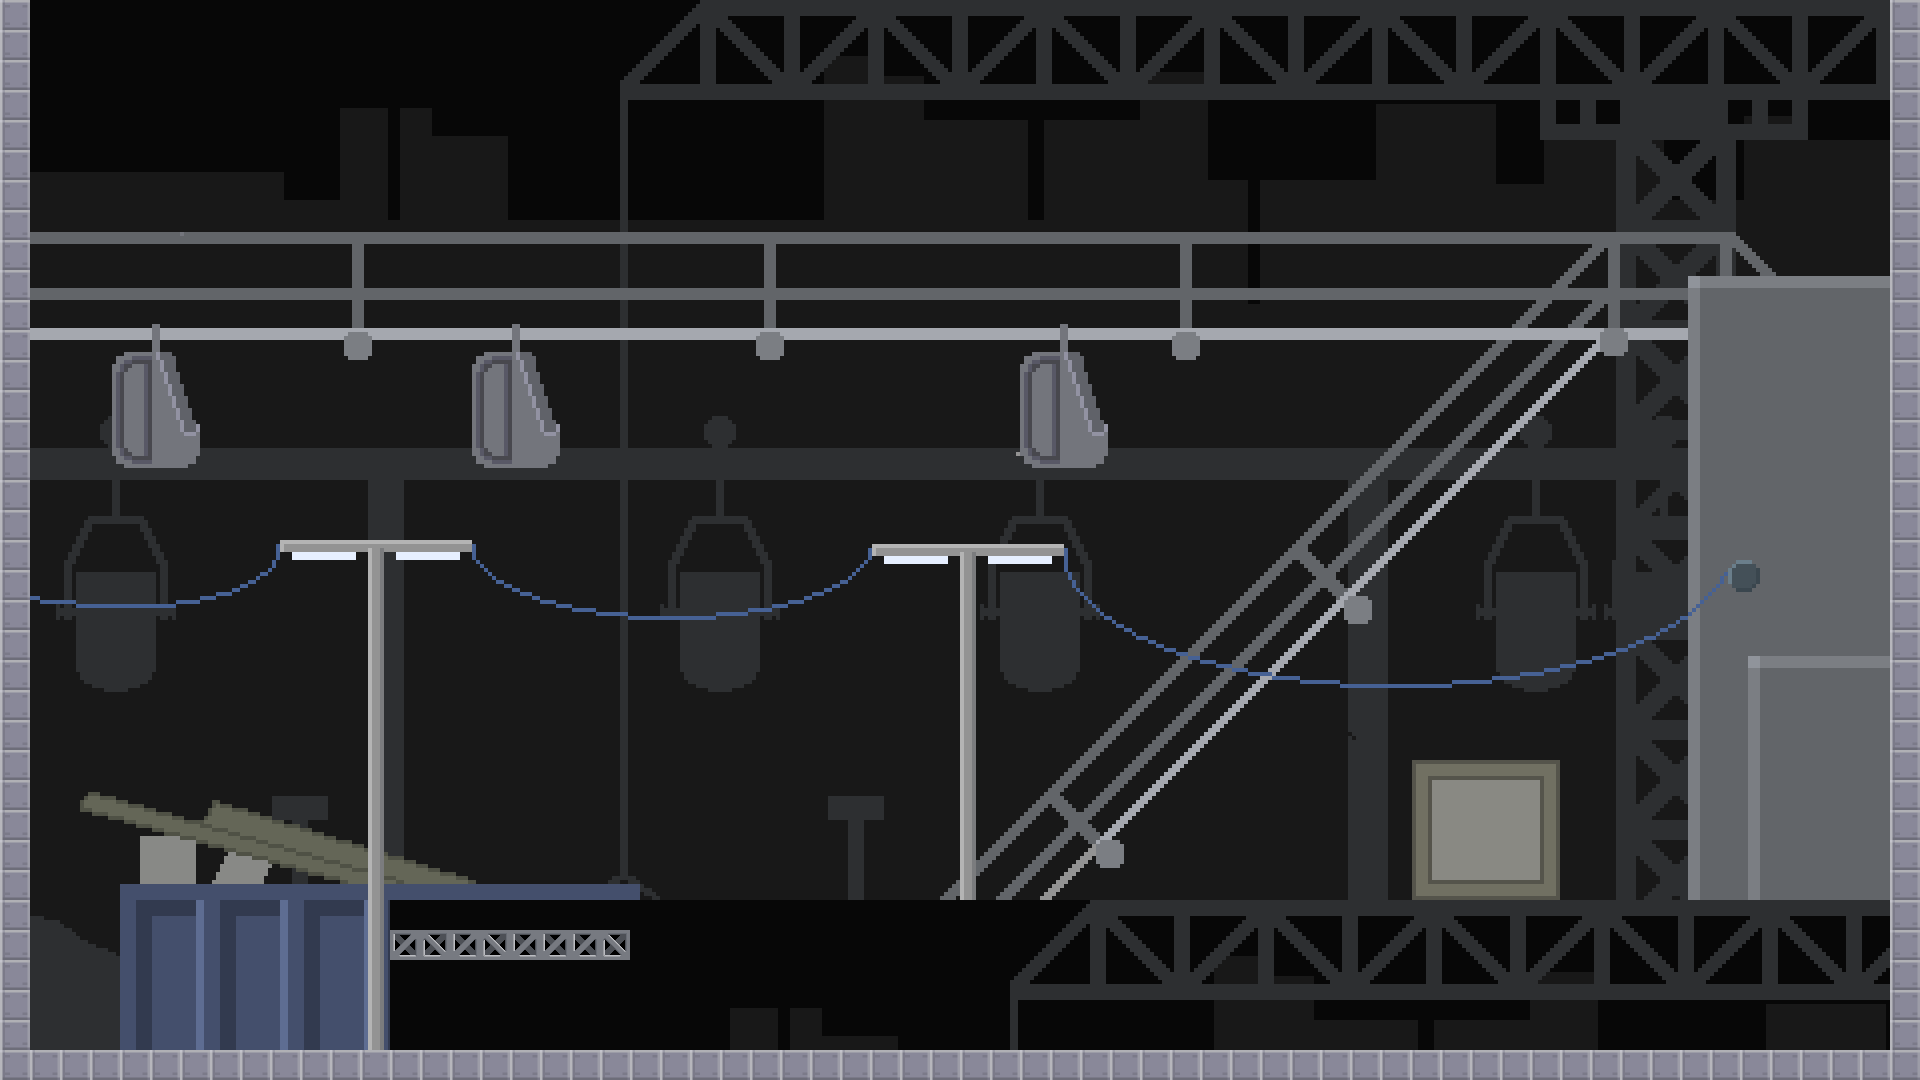

Below is a game level as drawn by its tile map, then a one-line description and the .tmx that defines it (tile-layer data replaced by summaries):
An orthogonal 64x36 tile map with 30x30 px tiles, 1 tile layer (Слой тайлов 1) and 9 objects (4x solid, 3x easyEnemy, player, MovingPlatform).

<map version="1.9" tiledversion="1.9.2" orientation="orthogonal" renderorder="right-down" width="64" height="36" tilewidth="30" tileheight="30" infinite="0" nextlayerid="4" nextobjectid="15">
 <tileset firstgid="1" name="Fon" tilewidth="30" tileheight="30" tilecount="2448" columns="68">
  <image source="Fon.png" width="2040" height="1080" />
 </tileset>
 <objectgroup id="2" name="Твердь">
  <object id="1" name="solid" x="1890" y="0" width="30" height="1050" />
  <object id="3" name="solid" x="390" y="930" width="240" height="30" />
  <object id="5" name="solid" x="0" y="1050" width="1920" height="30" />
  <object id="4" name="solid" x="0" y="0" width="30" height="1050" />
  <object id="2" name="player" x="212.121" y="730.303" width="139.394" height="136.364" />
  <object id="7" name="easyEnemy" x="1251.52" y="917" width="100" height="133" />
  <object id="9" name="easyEnemy" x="1545.46" y="917" width="100" height="133" />
  <object id="8" name="easyEnemy" x="1251.52" y="517" width="100" height="133" />
  <object id="10" name="MovingPlatform" x="696.97" y="724.302" width="60" height="30" />
 </objectgroup>
 <layer id="3" name="Слой тайлов 1" width="64" height="36">
  <data>[2304 cells, 2304 non-empty, 1927 distinct tile ids]</data>
 </layer>
</map>